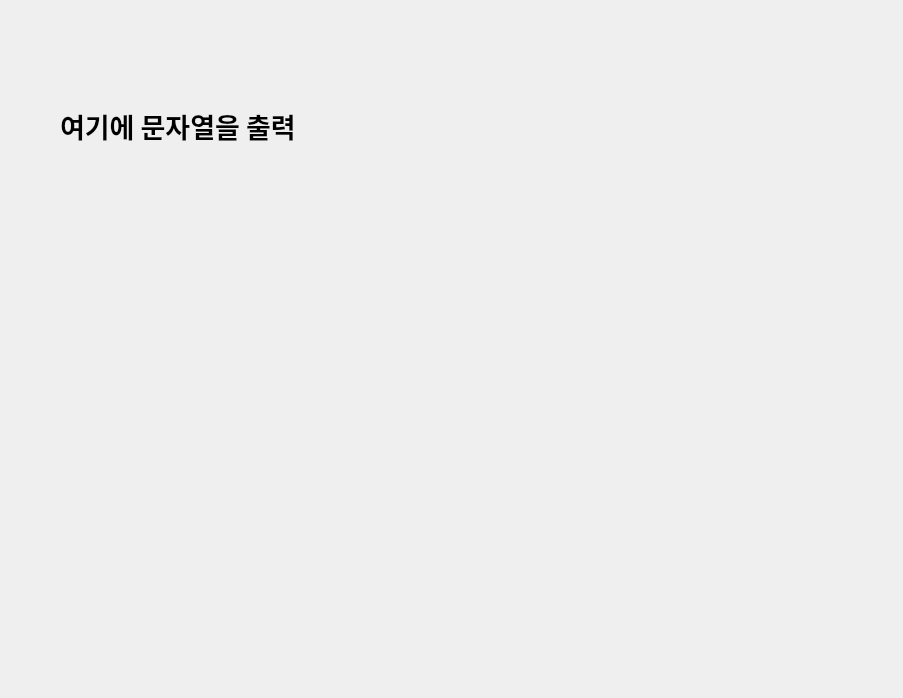
<?xml version="1.0" encoding="UTF-8"?>
<ui version="4.0">
 <class>Dialog</class>
 <widget class="QDialog" name="Dialog">
  <property name="geometry">
   <rect>
    <x>0</x>
    <y>0</y>
    <width>903</width>
    <height>698</height>
   </rect>
  </property>
  <property name="windowTitle">
   <string>Dialog</string>
  </property>
  <widget class="QLabel" name="label">
   <property name="geometry">
    <rect>
     <x>60</x>
     <y>100</y>
     <width>451</width>
     <height>51</height>
    </rect>
   </property>
   <property name="font">
    <font>
     <family>맑은 고딕</family>
     <pointsize>20</pointsize>
     <weight>75</weight>
     <bold>true</bold>
    </font>
   </property>
   <property name="text">
    <string>여기에 문자열을 출력</string>
   </property>
  </widget>
 </widget>
 <resources/>
 <connections/>
</ui>
